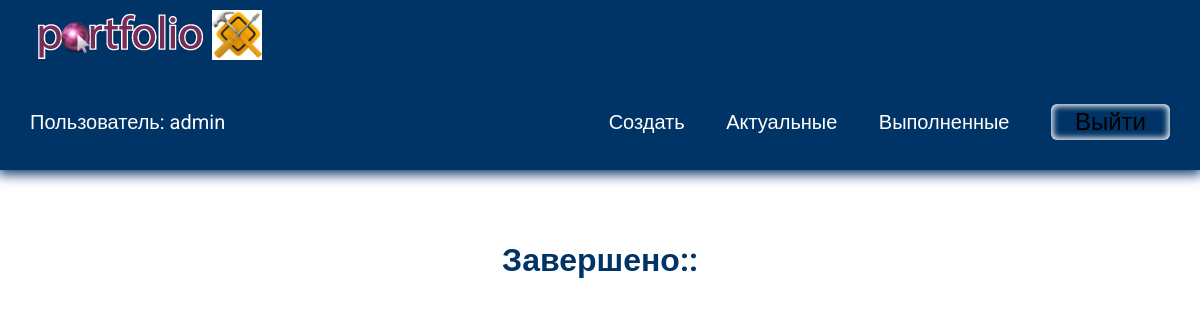
Page /todo/completed/ (signed in) on the earlier database version.
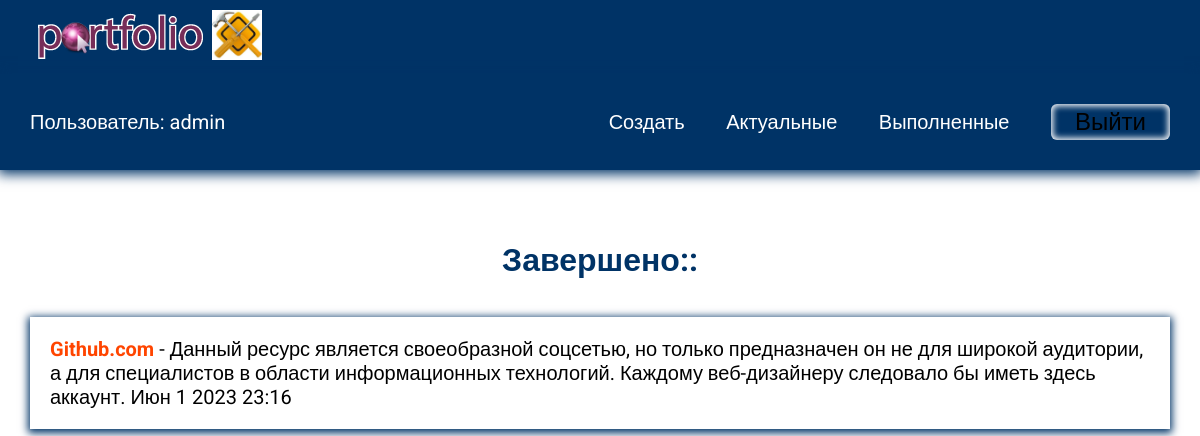
Same page on the later database version.
### todo/models.py (models this page shows, shortened)
class Todo(models.Model):
    title = models.CharField(max_length=100)
    memo = models.TextField(blank=True)
    created = models.DateTimeField(auto_now_add=True)
    date_completed = models.DateTimeField(null=True, blank=True)
    important = models.BooleanField(default=False)
    user = models.ForeignKey(User, on_delete=models.CASCADE)

### todo/views.py (the view)
# urls.py: path('completed/', todo_views.completedtodo, name='completedtodo'),
@login_required
def completedtodo(request):
    todos = Todo.objects.filter(user=request.user,
                                date_completed__isnull=False).order_by('-date_completed')
    return render(request, 'todo/completedtodo.html', {'todos': todos})

### todo/templates/todo/completedtodo.html
{% extends 'todo/base.html' %}
{% block content %}
<h1>Завершено::</h1>
<ul>
    {% for todo in todos %}
    <li>
        <a href="{% url 'todo:viewtodo' todo.id %}">
            {% if todo.important %}
            <b>{{ todo.title }}</b>
            {% else %}
            {{ todo.title }}
            {% endif %}
            {% if todo.memo %}
            - {{ todo.memo }}
            {% endif %}
            {{ todo.date_completed|date:'M j Y H:i'}}
        </a>
    </li>
    {% endfor %}
</ul>
{% endblock %}

Differences in the rows shown:
added Todo: title "Github.com", memo "Данный ресурс является своеобразной соцсетью, но только предназначен он не для широкой аудитории, а для специалистов в области информационных технологий. Каждому веб-дизайнеру следовало бы иметь здесь аккаунт.", date_completed "Июн 1 2023 23:16"
